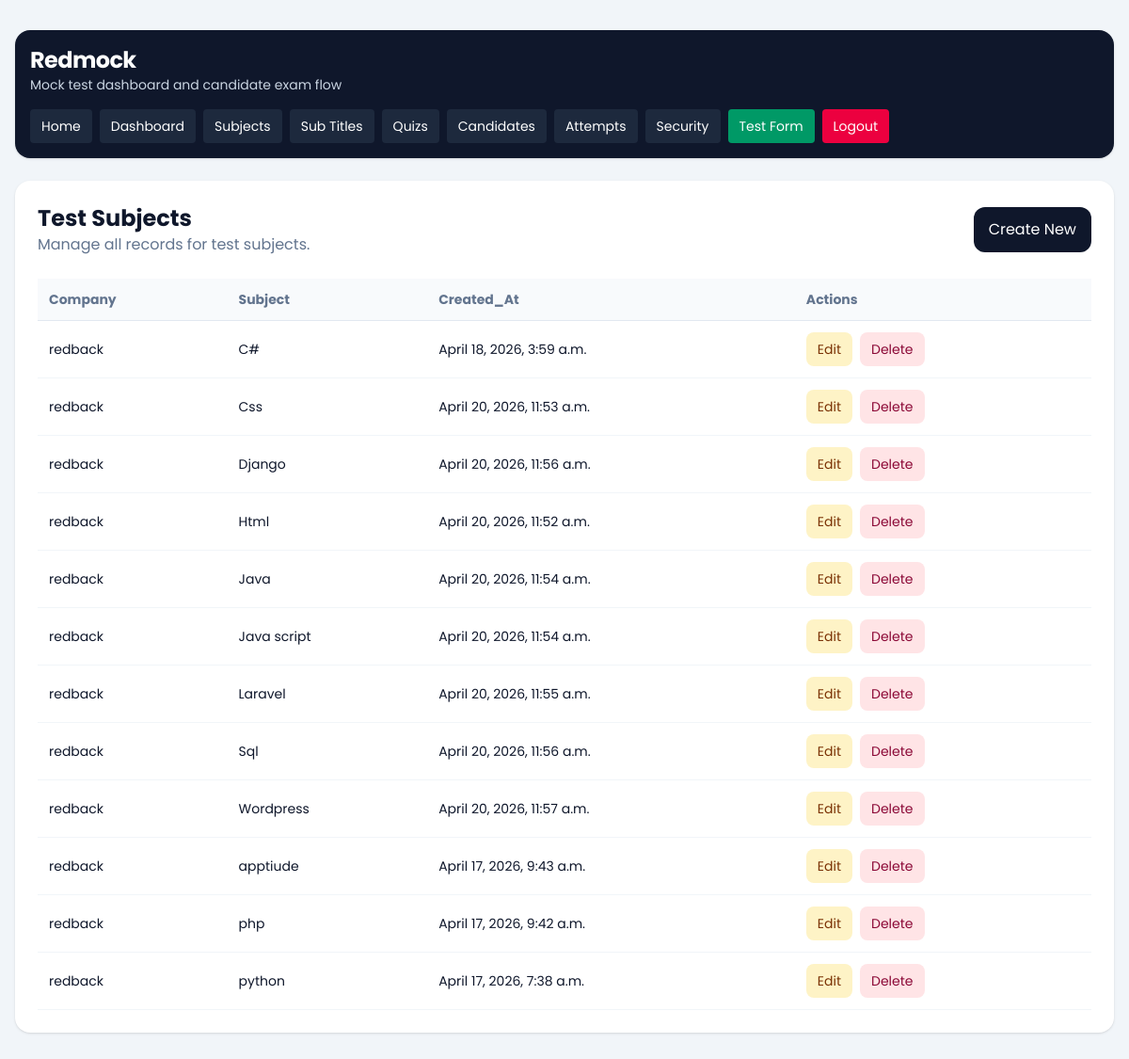
Screenshot of /dashboard/subjects/ (signed in) with the database file from the repository.
### dashboard/models.py (models this page shows, shortened)
class TestSubject(models.Model):
    company = models.ForeignKey(Company, on_delete=models.CASCADE, related_name='subjects')
    subject = models.CharField(max_length=150)
    subject_svg = models.TextField(blank=True, null=True)
    created_at = models.DateTimeField(auto_now_add=True)
    class Meta:
        ordering = ['subject']
        unique_together = ('company', 'subject')

class Company(models.Model):
    name = models.CharField(max_length=150)
    image = models.ImageField(upload_to='company/', blank=True, null=True)
    email = models.EmailField(unique=True)
    password = models.CharField(max_length=128)
    is_active = models.BooleanField(default=True)
    full_screen_lock = models.BooleanField(default=False)
    pause_lock = models.BooleanField(default=False)
    tab_switch_guard_enabled = models.BooleanField(default=False)
    max_violation_warnings = models.PositiveIntegerField(default=3)
    exam_control_password = models.CharField(max_length=128, blank=True)
    created_at = models.DateTimeField(auto_now_add=True)
    updated_at = models.DateTimeField(auto_now=True)
    class Meta:
        ordering = ['name']
        verbose_name_plural = 'Companies'
    def __str__(self):
        return self.name

### dashboard/views.py (the view)
# urls.py: path('subjects/', views.subject_list, name='subject_list'),
@company_login_required
def subject_list(request):
    queryset = TestSubject.objects.filter(company=request.company).select_related('company')
    return render_crud_list(
        request,
        queryset=queryset,
        title='Test Subjects',
        create_url='dashboard:subject_create',
        edit_url_name='dashboard:subject_update',
        delete_url_name='dashboard:subject_delete',
        fields=['company', 'subject', 'created_at'],
    )

### dashboard/templatetags/dashboard_extras.py (called while the page is built)
@register.filter
def getattribute(obj, attr_name):
    return getattr(obj, attr_name)

### dashboard/views.py (called while the page is built)
def get_logged_in_company(request):
    company_id = request.session.get('company_id')
    if not company_id:
        return None
    return Company.objects.filter(id=company_id, is_active=True).first()

def company_login_required(view_func):
    @wraps(view_func)
    def wrapper(request, *args, **kwargs):
        company = get_logged_in_company(request)
        if not company:
            return redirect(f"{reverse('dashboard:login')}?next={request.path}")
        request.company = company
        return view_func(request, *args, **kwargs)
    return wrapper

def render_crud_list(request, *, queryset, title, create_url, edit_url_name, delete_url_name, fields):
    context = {
        'title': title,
        'objects': queryset,
        'create_url': create_url,
        'edit_url_name': edit_url_name,
        'delete_url_name': delete_url_name,
        'fields': fields,
    }
    return render(request, 'dashboard/crud_list.html', context)

### templates/dashboard/crud_list.html (shortened to what this page needs)
{% extends "base.html" %}
{% load dashboard_extras %}
{% block content %}
{% include 'dashboard/header.html' %}
<section class="rounded-2xl bg-white p-6 shadow-sm">
    <div class="mb-6 flex flex-col gap-3 sm:flex-row sm:items-center sm:justify-between">
        <div>
            <h1 class="text-2xl font-bold">{{ title }}</h1>
            <p class="text-slate-500">Manage all records for {{ title|lower }}.</p>
        </div>
        <a href="{% url create_url %}" class="rounded-xl bg-slate-900 px-4 py-3 text-white">Create New</a>
    </div>
    <div class="overflow-x-auto">
        <table class="min-w-full text-left text-sm">
            <thead class="border-b border-slate-200 bg-slate-50 text-slate-500">
                <tr>
                    {% for field in fields %}
                        <th class="px-3 py-3">{{ field|title }}</th>
                    {% endfor %}
                    <th class="px-3 py-3">Actions</th>
                </tr>
            </thead>
            <tbody>
                {% for object in objects %}
                    <tr class="border-b border-slate-100">
                        {% for field in fields %}
                            <td class="px-3 py-3">{{ object|getattribute:field }}</td>
                        {% endfor %}
                        <td class="px-3 py-3">
                            <div class="flex gap-2">
                                <a href="{% url edit_url_name object.pk %}" class="rounded-lg bg-amber-100 px-3 py-2 text-amber-900">Edit</a>
                                <a href="{% url delete_url_name object.pk %}" class="rounded-lg bg-rose-100 px-3 py-2 text-rose-900">Delete</a>
                            </div>
                        </td>
                    </tr>
                {% empty %}
                    <tr>
                        <td colspan="{{ fields|length|add:1 }}" class="px-3 py-8 text-center text-slate-500">
                            No records found.
                        </td>
                    </tr>
                {% endfor %}
            </tbody>
        </table>
    </div>
</section>
{% endblock %}

### rows the page displays
TestSubject: fields "redback" "C#" "April 18, 2026, 3:59 a.m."
TestSubject: fields "redback" "Css" "April 20, 2026, 11:53 a.m."
TestSubject: fields "redback" "Django" "April 20, 2026, 11:56 a.m."
TestSubject: fields "redback" "Html" "April 20, 2026, 11:52 a.m."
TestSubject: fields "redback" "Java" "April 20, 2026, 11:54 a.m."
TestSubject: fields "redback" "Java script" "April 20, 2026, 11:54 a.m."
TestSubject: fields "redback" "Laravel" "April 20, 2026, 11:55 a.m."
TestSubject: fields "redback" "Sql" "April 20, 2026, 11:56 a.m."
TestSubject: fields "redback" "Wordpress" "April 20, 2026, 11:57 a.m."
TestSubject: fields "redback" "apptiude" "April 17, 2026, 9:43 a.m."
TestSubject: fields "redback" "php" "April 17, 2026, 9:42 a.m."
TestSubject: fields "redback" "python" "April 17, 2026, 7:38 a.m."

### other values shown
{{ title }} "Test Subjects"
{{ title|lower }} "test subjects"
{{ field|title }} "Company" "Subject" "Created_At"
